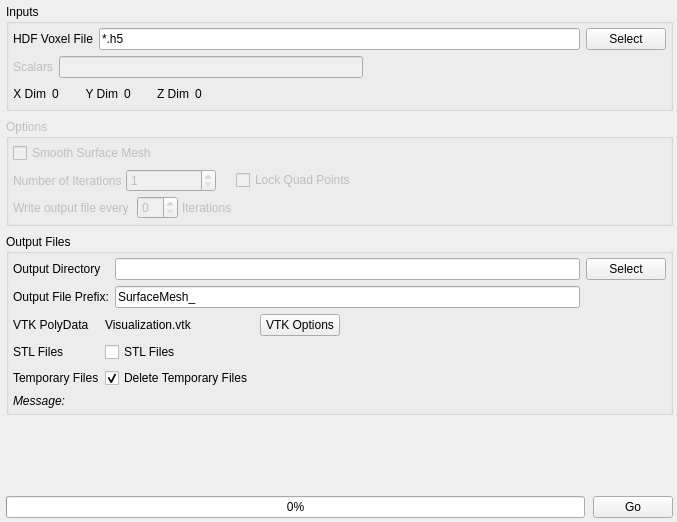
<?xml version="1.0" encoding="UTF-8"?>
<ui version="4.0">
 <class>SurfaceMeshWidget</class>
 <widget class="QWidget" name="SurfaceMeshWidget">
  <property name="geometry">
   <rect>
    <x>0</x>
    <y>0</y>
    <width>677</width>
    <height>522</height>
   </rect>
  </property>
  <property name="windowTitle">
   <string>Form</string>
  </property>
  <layout class="QVBoxLayout" name="verticalLayout">
   <property name="spacing">
    <number>8</number>
   </property>
   <property name="leftMargin">
    <number>6</number>
   </property>
   <property name="topMargin">
    <number>4</number>
   </property>
   <property name="rightMargin">
    <number>4</number>
   </property>
   <property name="bottomMargin">
    <number>4</number>
   </property>
   <item>
    <widget class="QGroupBox" name="groupBox">
     <property name="title">
      <string>Inputs</string>
     </property>
     <layout class="QVBoxLayout" name="verticalLayout_2">
      <property name="margin">
       <number>4</number>
      </property>
      <item>
       <layout class="QGridLayout" name="gridLayout_9">
        <property name="spacing">
         <number>6</number>
        </property>
        <item row="0" column="0">
         <widget class="QLabel" name="label_24">
          <property name="text">
           <string>HDF Voxel File</string>
          </property>
         </widget>
        </item>
        <item row="0" column="1">
         <widget class="QFSDropLineEdit" name="m_InputFile">
          <property name="text">
           <string>*.h5</string>
          </property>
         </widget>
        </item>
        <item row="0" column="2">
         <widget class="QPushButton" name="m_InputFileBtn">
          <property name="text">
           <string>Select</string>
          </property>
         </widget>
        </item>
       </layout>
      </item>
      <item>
       <layout class="QHBoxLayout" name="horizontalLayout_2">
        <item>
         <widget class="QLabel" name="label_2">
          <property name="enabled">
           <bool>false</bool>
          </property>
          <property name="text">
           <string>Scalars</string>
          </property>
         </widget>
        </item>
        <item>
         <widget class="QLineEdit" name="m_ScalarsName">
          <property name="enabled">
           <bool>false</bool>
          </property>
         </widget>
        </item>
        <item>
         <spacer name="horizontalSpacer_4">
          <property name="orientation">
           <enum>Qt::Horizontal</enum>
          </property>
          <property name="sizeType">
           <enum>QSizePolicy::Expanding</enum>
          </property>
          <property name="sizeHint" stdset="0">
           <size>
            <width>20</width>
            <height>20</height>
           </size>
          </property>
         </spacer>
        </item>
       </layout>
      </item>
      <item>
       <layout class="QHBoxLayout" name="horizontalLayout">
        <item>
         <widget class="QLabel" name="label_3">
          <property name="text">
           <string>X Dim</string>
          </property>
          <property name="alignment">
           <set>Qt::AlignRight|Qt::AlignTrailing|Qt::AlignVCenter</set>
          </property>
         </widget>
        </item>
        <item>
         <widget class="QLabel" name="xDim">
          <property name="text">
           <string>0</string>
          </property>
         </widget>
        </item>
        <item>
         <spacer name="horizontalSpacer">
          <property name="orientation">
           <enum>Qt::Horizontal</enum>
          </property>
          <property name="sizeType">
           <enum>QSizePolicy::Fixed</enum>
          </property>
          <property name="sizeHint" stdset="0">
           <size>
            <width>20</width>
            <height>20</height>
           </size>
          </property>
         </spacer>
        </item>
        <item>
         <widget class="QLabel" name="label_6">
          <property name="text">
           <string>Y Dim</string>
          </property>
          <property name="alignment">
           <set>Qt::AlignRight|Qt::AlignTrailing|Qt::AlignVCenter</set>
          </property>
         </widget>
        </item>
        <item>
         <widget class="QLabel" name="yDim">
          <property name="text">
           <string>0</string>
          </property>
         </widget>
        </item>
        <item>
         <spacer name="horizontalSpacer_2">
          <property name="orientation">
           <enum>Qt::Horizontal</enum>
          </property>
          <property name="sizeType">
           <enum>QSizePolicy::Fixed</enum>
          </property>
          <property name="sizeHint" stdset="0">
           <size>
            <width>20</width>
            <height>20</height>
           </size>
          </property>
         </spacer>
        </item>
        <item>
         <widget class="QLabel" name="label_8">
          <property name="text">
           <string>Z Dim</string>
          </property>
          <property name="alignment">
           <set>Qt::AlignRight|Qt::AlignTrailing|Qt::AlignVCenter</set>
          </property>
         </widget>
        </item>
        <item>
         <widget class="QLabel" name="zDim">
          <property name="text">
           <string>0</string>
          </property>
         </widget>
        </item>
        <item>
         <spacer name="horizontalSpacer_6">
          <property name="orientation">
           <enum>Qt::Horizontal</enum>
          </property>
          <property name="sizeHint" stdset="0">
           <size>
            <width>40</width>
            <height>20</height>
           </size>
          </property>
         </spacer>
        </item>
       </layout>
      </item>
     </layout>
    </widget>
   </item>
   <item>
    <widget class="QGroupBox" name="groupBox_2">
     <property name="enabled">
      <bool>false</bool>
     </property>
     <property name="title">
      <string>Options</string>
     </property>
     <layout class="QVBoxLayout" name="verticalLayout_3">
      <property name="margin">
       <number>4</number>
      </property>
      <item>
       <widget class="QCheckBox" name="m_SmoothMesh">
        <property name="enabled">
         <bool>false</bool>
        </property>
        <property name="text">
         <string>Smooth Surface Mesh</string>
        </property>
       </widget>
      </item>
      <item>
       <layout class="QGridLayout" name="gridLayout_10">
        <property name="spacing">
         <number>4</number>
        </property>
        <item row="0" column="0">
         <layout class="QHBoxLayout" name="horizontalLayout_10">
          <property name="spacing">
           <number>4</number>
          </property>
          <item>
           <widget class="QLabel" name="label_26">
            <property name="enabled">
             <bool>false</bool>
            </property>
            <property name="text">
             <string>Number of Iterations</string>
            </property>
           </widget>
          </item>
          <item>
           <widget class="QSpinBox" name="m_SmoothIterations">
            <property name="enabled">
             <bool>false</bool>
            </property>
            <property name="minimum">
             <number>1</number>
            </property>
            <property name="maximum">
             <number>1000</number>
            </property>
           </widget>
          </item>
         </layout>
        </item>
        <item row="0" column="1">
         <spacer name="horizontalSpacer_8">
          <property name="orientation">
           <enum>Qt::Horizontal</enum>
          </property>
          <property name="sizeType">
           <enum>QSizePolicy::Fixed</enum>
          </property>
          <property name="sizeHint" stdset="0">
           <size>
            <width>12</width>
            <height>20</height>
           </size>
          </property>
         </spacer>
        </item>
        <item row="0" column="2">
         <widget class="QCheckBox" name="m_LockQuadPoints">
          <property name="enabled">
           <bool>false</bool>
          </property>
          <property name="text">
           <string>Lock Quad Points</string>
          </property>
         </widget>
        </item>
        <item row="1" column="0" colspan="2">
         <layout class="QHBoxLayout" name="horizontalLayout_7">
          <property name="spacing">
           <number>4</number>
          </property>
          <item>
           <widget class="QLabel" name="label_27">
            <property name="enabled">
             <bool>false</bool>
            </property>
            <property name="text">
             <string>Write output file every </string>
            </property>
           </widget>
          </item>
          <item>
           <widget class="QSpinBox" name="m_WriteOutputFileIncrement">
            <property name="enabled">
             <bool>false</bool>
            </property>
           </widget>
          </item>
          <item>
           <widget class="QLabel" name="label_28">
            <property name="enabled">
             <bool>false</bool>
            </property>
            <property name="text">
             <string>Iterations</string>
            </property>
           </widget>
          </item>
         </layout>
        </item>
        <item row="1" column="2" colspan="2">
         <spacer name="horizontalSpacer_9">
          <property name="orientation">
           <enum>Qt::Horizontal</enum>
          </property>
          <property name="sizeHint" stdset="0">
           <size>
            <width>148</width>
            <height>20</height>
           </size>
          </property>
         </spacer>
        </item>
        <item row="0" column="3">
         <spacer name="horizontalSpacer_11">
          <property name="orientation">
           <enum>Qt::Horizontal</enum>
          </property>
          <property name="sizeHint" stdset="0">
           <size>
            <width>40</width>
            <height>20</height>
           </size>
          </property>
         </spacer>
        </item>
       </layout>
      </item>
     </layout>
    </widget>
   </item>
   <item>
    <widget class="QGroupBox" name="groupBox_3">
     <property name="title">
      <string>Output Files</string>
     </property>
     <layout class="QVBoxLayout" name="verticalLayout_4">
      <property name="margin">
       <number>4</number>
      </property>
      <item>
       <layout class="QGridLayout" name="gridLayout_11">
        <item row="0" column="0">
         <widget class="QLabel" name="label_25">
          <property name="text">
           <string>Output Directory</string>
          </property>
         </widget>
        </item>
        <item row="0" column="1">
         <widget class="QFSDropLineEdit" name="m_OutputDir"/>
        </item>
        <item row="0" column="2">
         <widget class="QPushButton" name="m_OutputDirBtn">
          <property name="text">
           <string>Select</string>
          </property>
         </widget>
        </item>
        <item row="1" column="0">
         <widget class="QLabel" name="label">
          <property name="text">
           <string>Output File Prefix:</string>
          </property>
         </widget>
        </item>
        <item row="1" column="1">
         <widget class="QLineEdit" name="m_OutputFilePrefix">
          <property name="text">
           <string>SurfaceMesh_</string>
          </property>
         </widget>
        </item>
       </layout>
      </item>
      <item>
       <layout class="QGridLayout" name="gridLayout">
        <item row="0" column="4">
         <spacer name="horizontalSpacer_3">
          <property name="orientation">
           <enum>Qt::Horizontal</enum>
          </property>
          <property name="sizeHint" stdset="0">
           <size>
            <width>40</width>
            <height>20</height>
           </size>
          </property>
         </spacer>
        </item>
        <item row="2" column="0">
         <widget class="QLabel" name="label_60">
          <property name="text">
           <string>Temporary Files</string>
          </property>
         </widget>
        </item>
        <item row="0" column="1">
         <widget class="QLabel" name="m_VisualizationVizFile">
          <property name="text">
           <string>Visualization.vtk</string>
          </property>
         </widget>
        </item>
        <item row="0" column="0">
         <widget class="QLabel" name="label_4">
          <property name="text">
           <string>VTK PolyData</string>
          </property>
         </widget>
        </item>
        <item row="0" column="2">
         <widget class="QPushButton" name="m_VtkOptionsBtn">
          <property name="text">
           <string>VTK Options</string>
          </property>
         </widget>
        </item>
        <item row="1" column="1">
         <widget class="QCheckBox" name="m_WriteSTLFiles">
          <property name="text">
           <string>STL Files</string>
          </property>
         </widget>
        </item>
        <item row="2" column="1">
         <widget class="QCheckBox" name="m_DeleteTempFiles">
          <property name="text">
           <string>Delete Temporary Files</string>
          </property>
          <property name="checked">
           <bool>true</bool>
          </property>
         </widget>
        </item>
        <item row="1" column="0">
         <widget class="QLabel" name="label_5">
          <property name="text">
           <string>STL Files</string>
          </property>
         </widget>
        </item>
       </layout>
      </item>
      <item>
       <widget class="QLabel" name="messageLabel">
        <property name="font">
         <font>
          <italic>true</italic>
         </font>
        </property>
        <property name="text">
         <string>Message:</string>
        </property>
        <property name="wordWrap">
         <bool>true</bool>
        </property>
        <property name="margin">
         <number>3</number>
        </property>
       </widget>
      </item>
     </layout>
    </widget>
   </item>
   <item>
    <spacer name="verticalSpacer_3">
     <property name="orientation">
      <enum>Qt::Vertical</enum>
     </property>
     <property name="sizeHint" stdset="0">
      <size>
       <width>20</width>
       <height>169</height>
      </size>
     </property>
    </spacer>
   </item>
   <item>
    <layout class="QHBoxLayout" name="horizontalLayout_9">
     <item>
      <widget class="QProgressBar" name="m_progressBar">
       <property name="value">
        <number>0</number>
       </property>
      </widget>
     </item>
     <item>
      <widget class="QPushButton" name="m_GoBtn">
       <property name="text">
        <string>Go</string>
       </property>
      </widget>
     </item>
    </layout>
   </item>
  </layout>
 </widget>
 <customwidgets>
  <customwidget>
   <class>QFSDropLineEdit</class>
   <extends>QLineEdit</extends>
   <header location="global">QFSDropLineEdit.h</header>
  </customwidget>
 </customwidgets>
 <resources>
  <include location="../../../Resources/icons/images/Icons.qrc"/>
 </resources>
 <connections/>
</ui>
